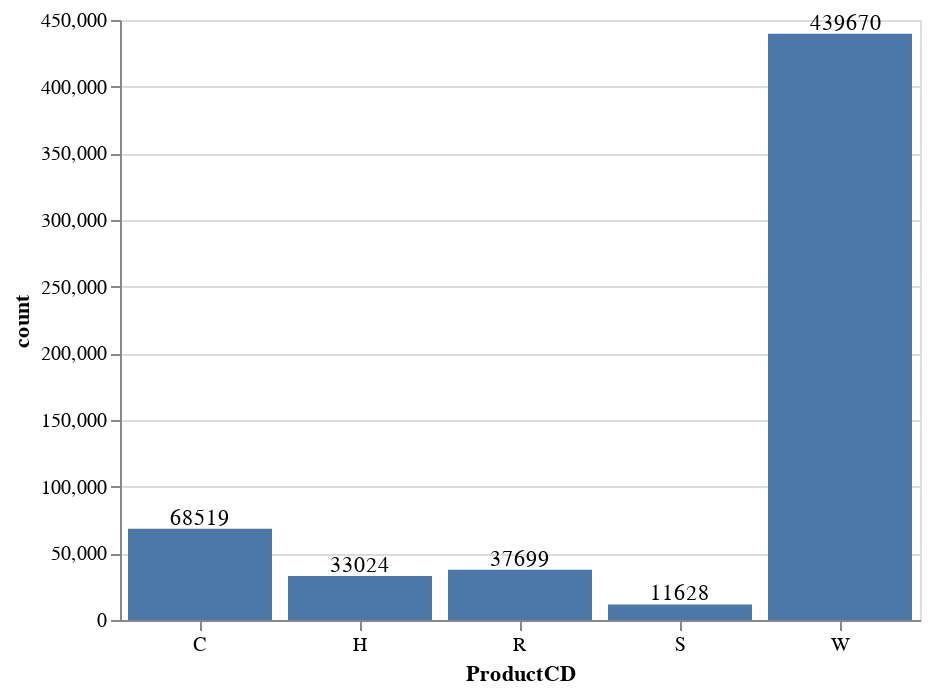

The notebook cell saved with this chart:
### Code cell
bar_chart=alt.Chart(productCDGroup).mark_bar().encode(alt.X('ProductCD:N', axis=alt.Axis(labelAngle=0)), y='count:Q')
text_chart = bar_chart.mark_text(align='left', baseline='bottom', dx=-15).encode(text='count:Q')
(bar_chart + text_chart).properties(height=300, width=400)

### Figure 1 — Vega-Lite specification as saved in the notebook (floating-point values rounded to 4 significant figures)
{"config": {"view": {"continuousWidth": 400, "continuousHeight": 300}}, "layer": [{"mark": "bar", "encoding": {"x": {"axis": {"labelAngle": 0}, "field": "ProductCD", "type": "nominal"}, "y": {"field": "count", "type": "quantitative"}}}, {"mark": {"type": "text", "align": "left", "baseline": "bottom", "dx": -15}, "encoding": {"text": {"field": "count", "type": "quantitative"}, "x": {"axis": {"labelAngle": 0}, "field": "ProductCD", "type": "nominal"}, "y": {"field": "count", "type": "quantitative"}}}], "data": {"name": "data-a4036a22c99244326afa9263dbb65a0d"}, "height": 300, "width": 400, "$schema": "https://vega.github.io/schema/vega-lite/v4.17.0.json", "datasets": {"data-a4036a22c99244326afa9263dbb65a0d": [{"ProductCD": "C", "count": 68519}, {"ProductCD": "H", "count": 33024}, {"ProductCD": "R", "count": 37699}, {"ProductCD": "S", "count": 11628}, {"ProductCD": "W", "count": 439670}]}}
